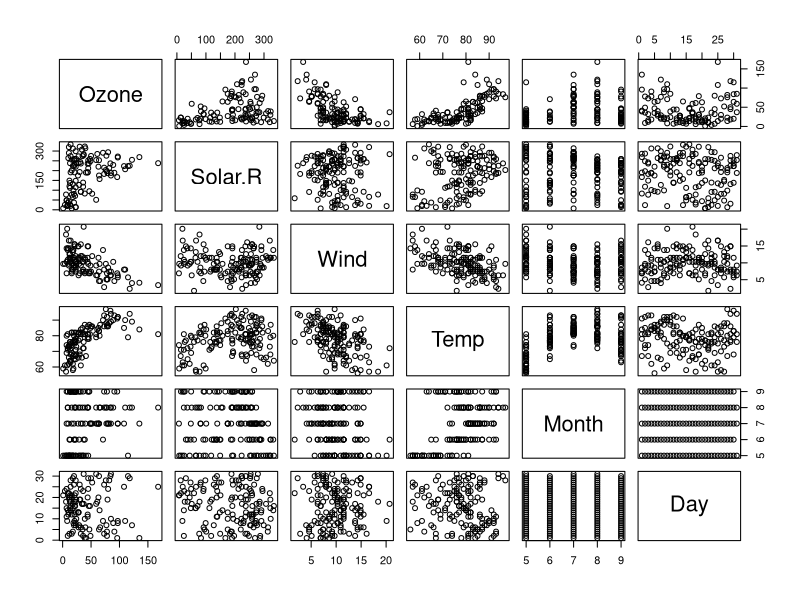
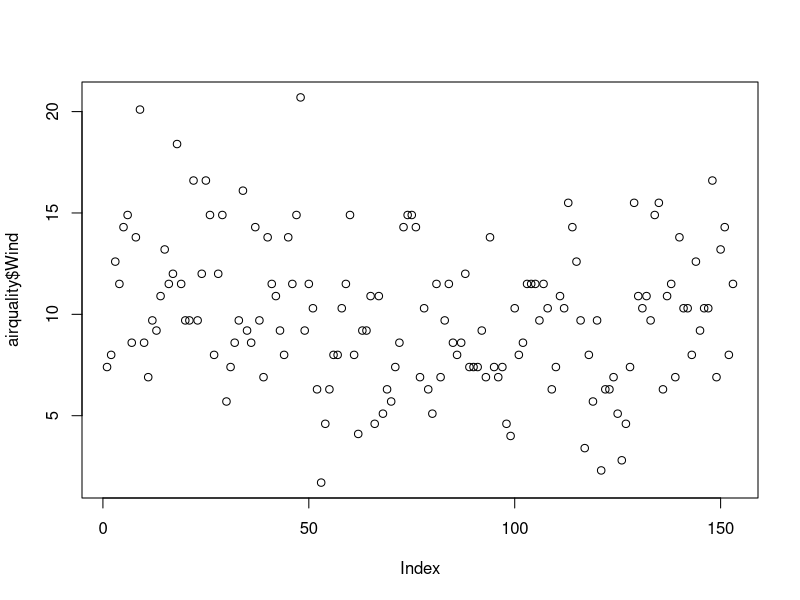
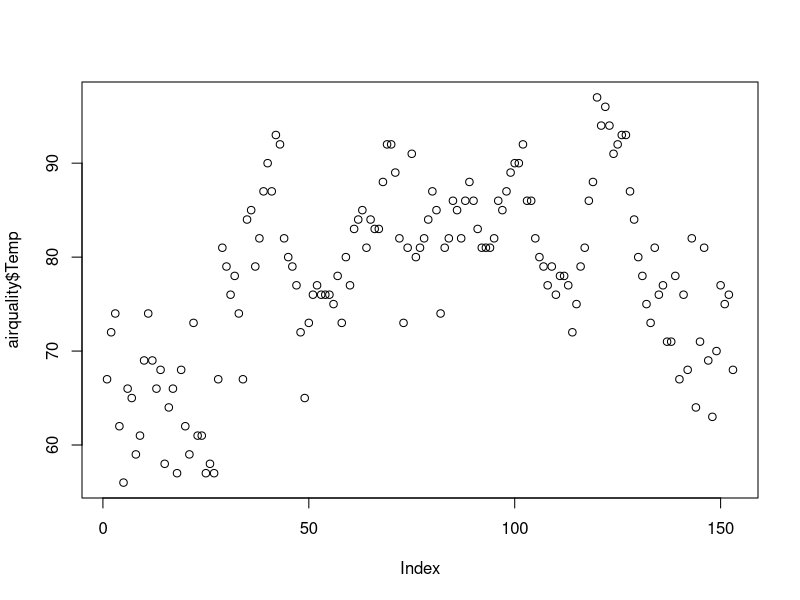
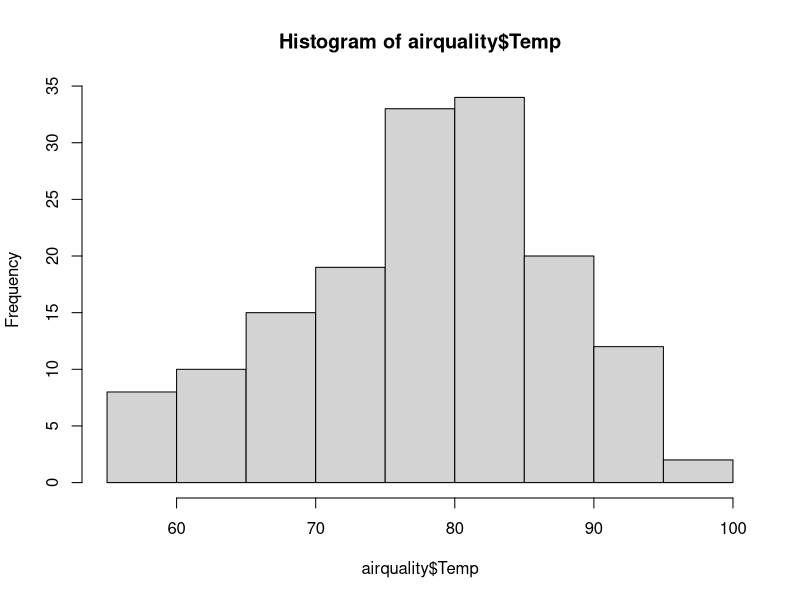
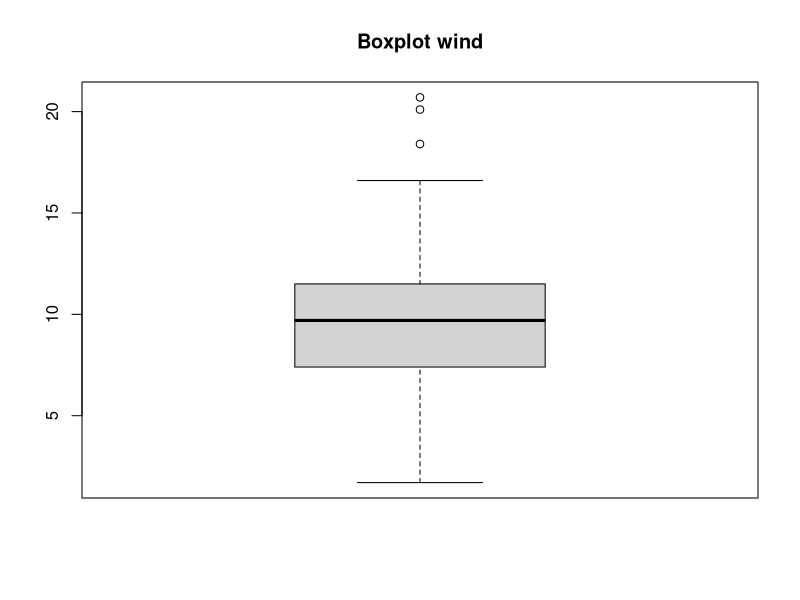
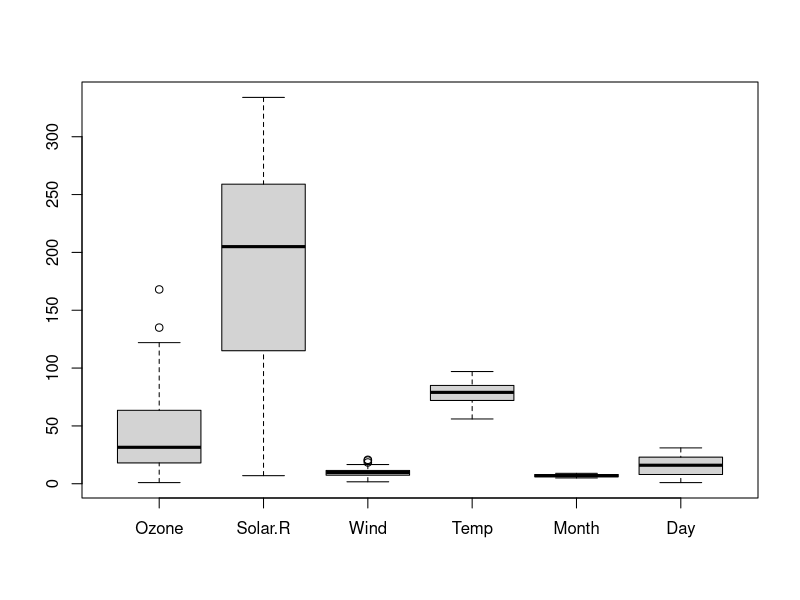
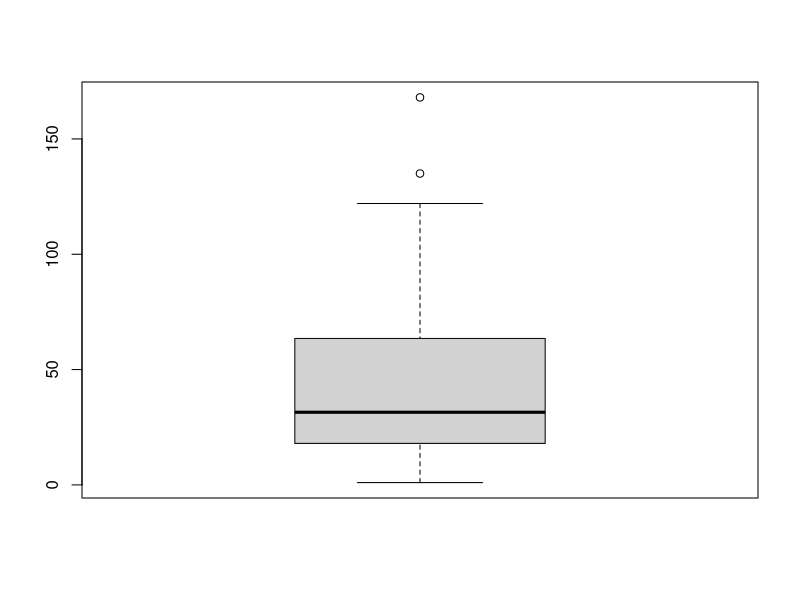
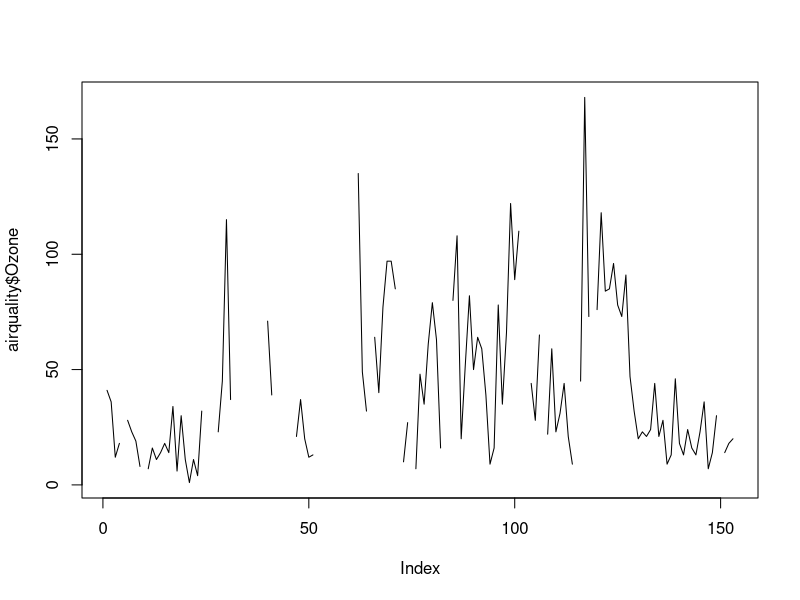

These figures' R source, in order:
x <- c(2,0,0,1)
y <- c(2,0,0,1)
x+y
df <- data.frame(Col1=1:3, Col2=c("a","b","c"))
df[2,1]
airquality <- datasets::airquality
head(airquality,10)
tail(airquality,10)
airquality[,c(1,2)]
df<- airquality[,-6]
summary(df$Ozone)
summary(df)
summary(airquality)
plot(airquality)
plot(airquality$Wind)
plot(airquality$Temp)
hist(airquality$Temp)

boxplot(airquality$Wind, main="Boxplot wind")
boxplot.stats(airquality$Wind)$out
boxplot.stats(airquality$wind)$conf

boxplot(airquality)
boxplot(airquality$Ozone)$out

plot(airquality$Ozone, type = 'l')
hist(airquality$Ozone, main= 'abc', xlab = 'ozone levels', col='green')
barplot(airquality$Ozone, main= 'ozone quality', xab = 'ozone levels', col='blue')
